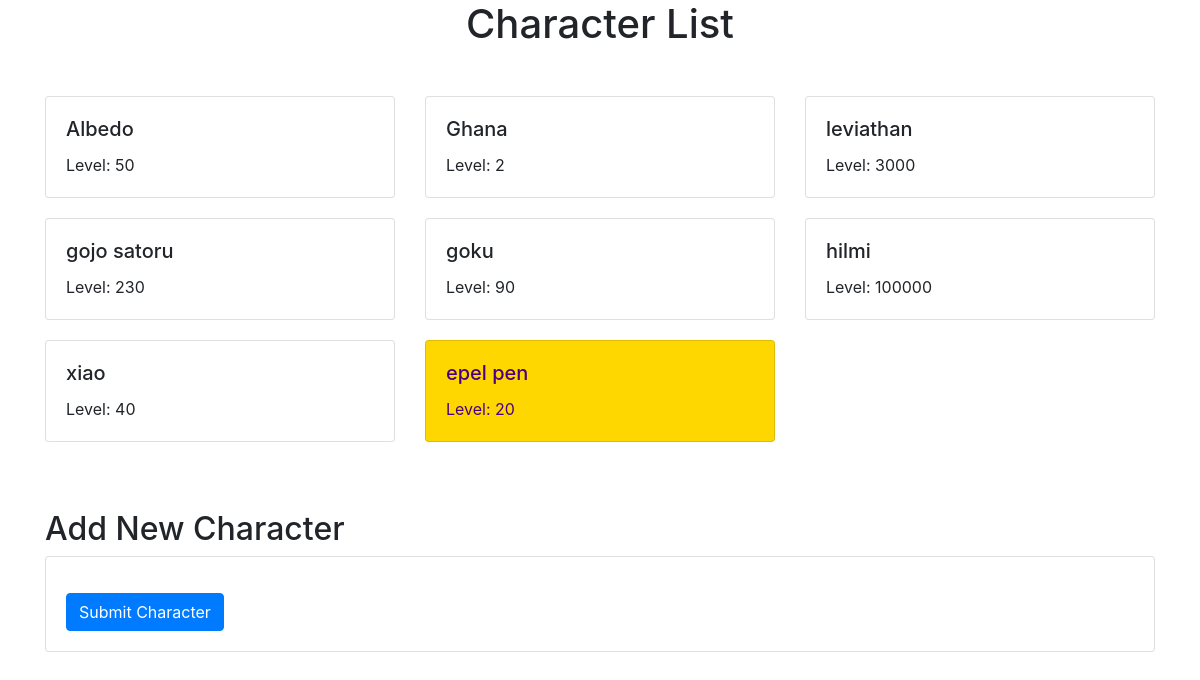
Page /characters/ (signed in) on the earlier database version.
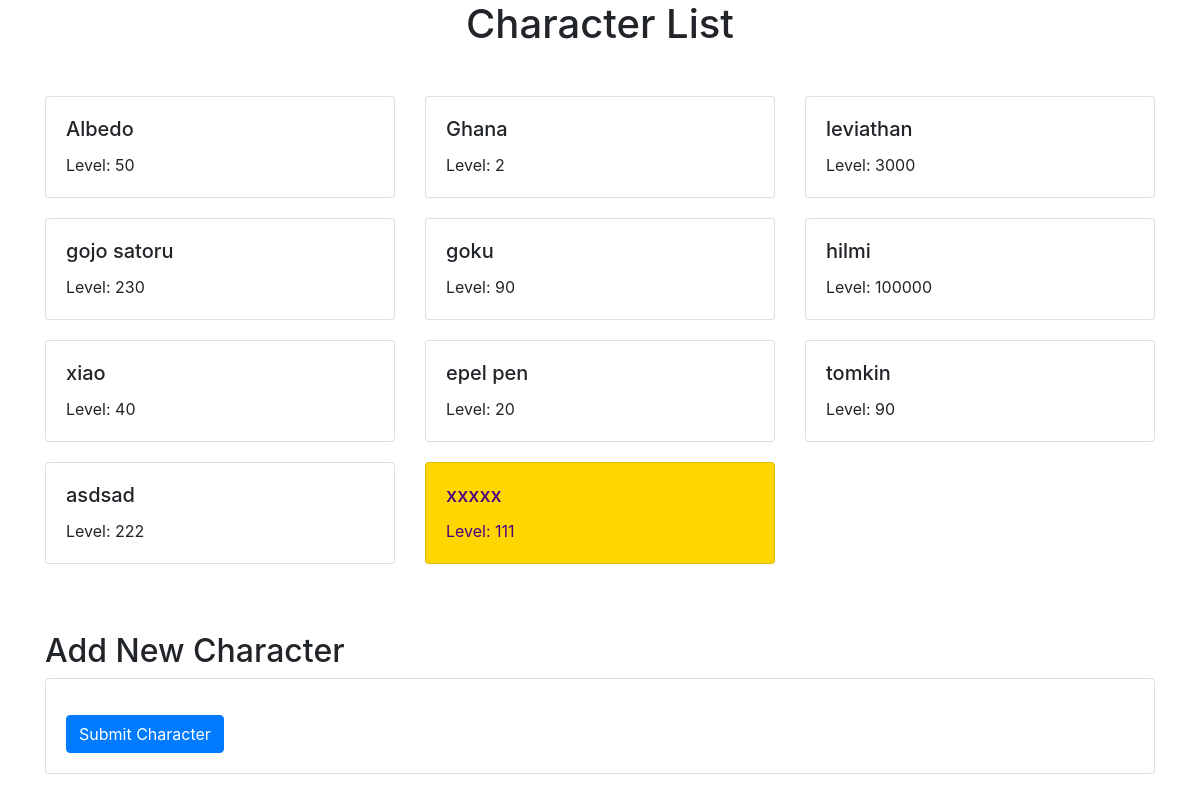
Same page on the later database version.
### main/models.py (models this page shows)
class Character(models.Model):
    user = models.ForeignKey(User, on_delete=models.CASCADE)
    name = models.CharField(max_length=255)
    level = models.IntegerField()

### main/views.py (the view)
# urls.py: path('characters/', views.character_list, name='character_list'),
def character_list(request):
    characters = Character.objects.filter(user=request.user)
    return render(request, 'char_list.html', {'characters': characters})

### main/templates/char_list.html (shortened to what this page needs)
<!DOCTYPE html>
<html>
<head>
    <link rel="stylesheet" href="https://stackpath.bootstrapcdn.com/bootstrap/4.5.2/css/bootstrap.min.css">
</head>
<body>
    <div class="container">
        <h1 class="text-center mb-5">Character List</h1>
        <div class="row">
            {% for character in characters %}
                <div class="col-md-4">
                    <div class="card {% if forloop.last %}last-card{% endif %}">
                        <div class="card-body">
                            <h5 class="card-title">{{ character.name }}</h5>
                            <p class="card-text">Level: {{ character.level }}</p>
                        </div>
                    </div>
                </div>
            {% endfor %}
        </div>
        <h2 class="mt-5">Add New Character</h2>
        <div class="card">
            <div class="card-body">
                <form method="post">
                    <button type="submit" class="btn btn-primary mt-3">Submit Character</button>
                </form>
            </div>
        </div>
    </div>
</body>
</html>

Differences in the rows shown:
added Character: name "tomkin", level "90"
added Character: name "asdsad", level "222"
added Character: name "xxxxx", level "111"
